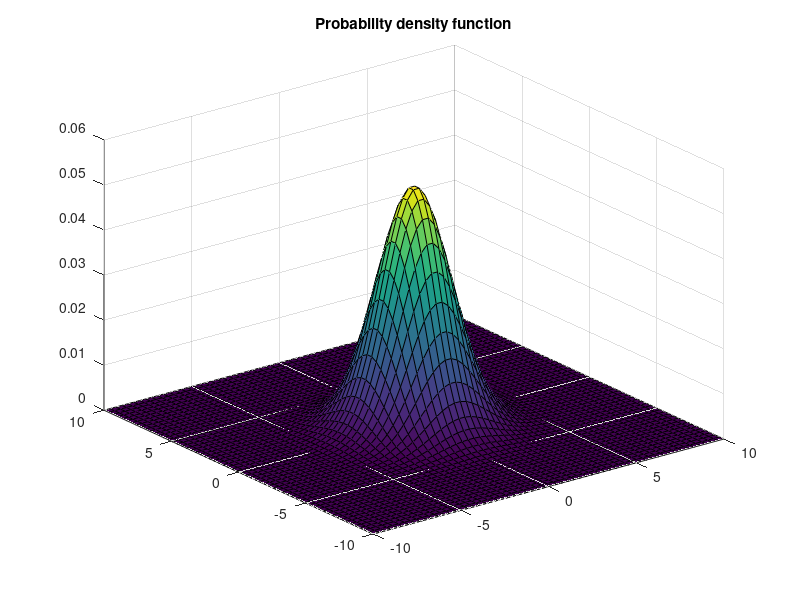

Write MATLAB code to recreate this figure. (Note: this script raises an error after producing the figure.)
% This script cumputes a bidimensional gaussian distribution and plots it.
% This probability function is assumed to represent the probability a fault
% happens on the chip in the coordinates (x1, x2).
% After that, a map is created where random faults are simulated. The value
% 0 in the map means 'no fault' and 1 means 'fault', whereas -1 indicates 
% the points out of the circular wafer

clear all
close all
clc

% Initializing variables for gussian plot
ray = 30;
pixelNumber = 2*ray;
maximumFaultProbability = 0.1;

x1 = linspace(-10,10,pixelNumber);
x2 = x1;

mean = [0,0];
normalizedVariance = [0.1, 0; 0, 0.1];
variance = ray.*normalizedVariance;

[X1,X2] = meshgrid(x1,x2);

rng = 'default'; % for reproducibility

% Computing and plotting multivariate normal probability density function
Z = mvnpdf([X1(:), X2(:)], mean, variance);
Z = reshape(Z, length(x1), length(x2));

figure(1)
surf(X1,X2,Z)
title('Probability density function')

% Filling sqare matrix with simbolic values. Fault are deloyed according to
% the probabilit function.
faultMap = fillSquareGrid(Z, pixelNumber, maximumFaultProbability);
faultMap = createCircularGrid(faultMap, ray);
faultNumber = length(find(faultMap==1));

% Plotting fault map
figure(2)
pcolor(faultMap)
title('Fault map')
